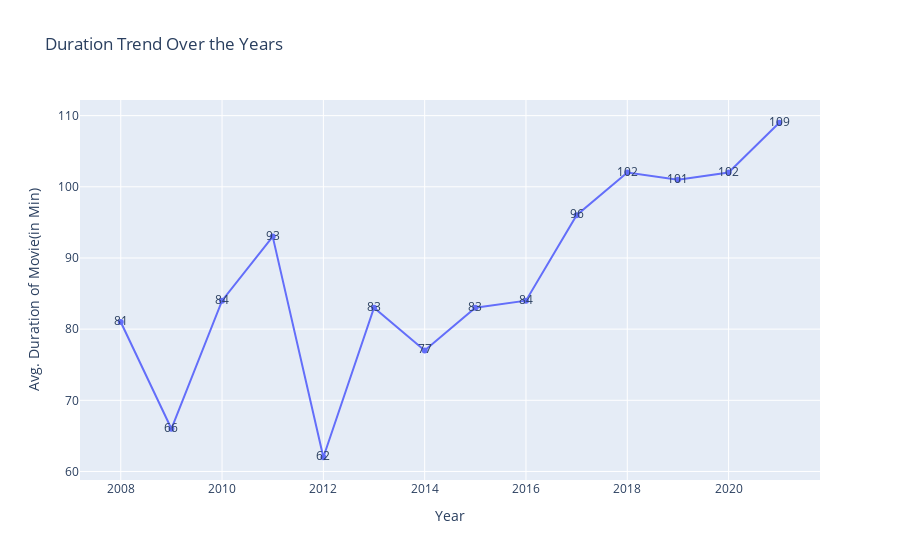

Notebook cell for this chart:
### Code cell
fig = px.line(duration_trend_with_year, labels={'year': 'Year', 'value': 'Avg. Duration of Movie(in Min)'}, title= 'Duration Trend Over the Years', text = 'value')
fig.update_layout(showlegend = False)

### Figure 1 — Plotly figure (JSON) as saved in the notebook; plotly's stock layout.template omitted (floating-point values rounded to 4 significant figures)
{"data": [{"hovertemplate": "variable=mean<br>Year=%{x}<br>Avg. Duration of Movie(in Min)=%{text}<extra></extra>", "legendgroup": "mean", "line": {"color": "#636efa", "dash": "solid"}, "marker": {"symbol": "circle"}, "mode": "lines+markers+text", "name": "mean", "orientation": "v", "showlegend": true, "text": [81, 66, 84, 93, 62, 83, 77, 83, 84, 96, 102, 101, 102, 109], "type": "scatter", "x": [2008, 2009, 2010, 2011, 2012, 2013, 2014, 2015, 2016, 2017, 2018, 2019, 2020, 2021], "xaxis": "x", "y": [81, 66, 84, 93, 62, 83, 77, 83, 84, 96, 102, 101, 102, 109], "yaxis": "y"}], "layout": {"legend": {"title": {"text": "variable"}, "tracegroupgap": 0}, "showlegend": false, "title": {"text": "Duration Trend Over the Years"}, "xaxis": {"anchor": "y", "domain": [0, 1], "title": {"text": "Year"}}, "yaxis": {"anchor": "x", "domain": [0, 1], "title": {"text": "Avg. Duration of Movie(in Min)"}}}}
